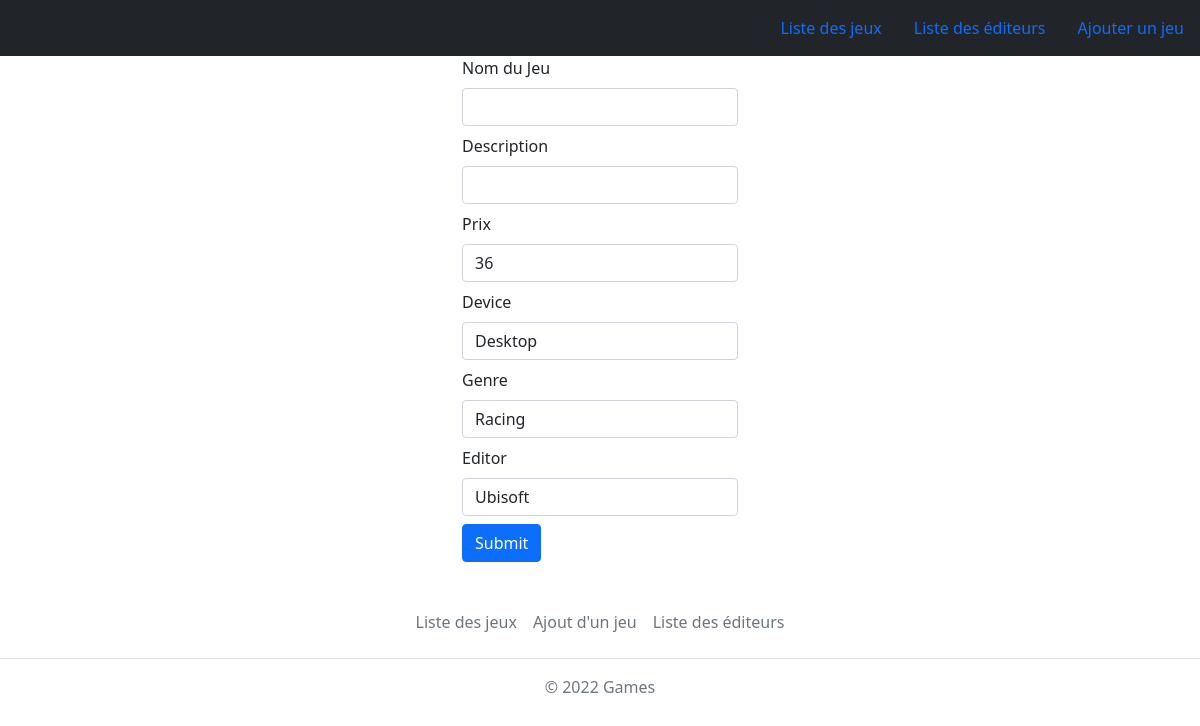
Page /update.php?id=1 on the committed database.
### tables this page shows
CREATE TABLE `games` (
  `id` int(11) NOT NULL,
  `name_game` varchar(50) NOT NULL,
  `description_game` text NOT NULL,
  `price` int(11) NOT NULL,
  `device` varchar(255) NOT NULL,
  `genre` varchar(255) NOT NULL,
  `editor` varchar(255) NOT NULL
);

### update.php (the view, shortened to what this page needs)
<?php
include('Config/db.php');
if (
    $_POST &&
    isset($_POST['name']) && $_POST['name'] !== '' &&
    isset($_POST['description']) && $_POST['description'] !== '' &&
    isset($_POST['price']) && $_POST['price'] !== '' && is_numeric($_POST['price']) &&
    isset($_POST['device']) && $_POST['device'] !== '' &&
    isset($_POST['genre']) && $_POST['genre'] !== '' &&
    isset($_POST['editor']) && $_POST['editor'] !== ''
) {
    $req = $db->prepare('UPDATE games SET name =:name, description = :description, price = :price, device = :device, genre = :genre, editor = :editor WHERE id='  . $_GET['id']);
    $req->execute([
        'name' => $_POST['name'],
        'description' => $_POST['description'],
        'price' => $_POST['price'],
        'device' => $_POST['device'],
        'genre' => $_POST['genre'],
        'editor' => $_POST['editor']
    ]);
    header('Location: index.php');
    exit;
} else {
    $response = $db->query('SELECT * FROM games WHERE id=' . $_GET['id']);
    $data = $response->fetch();
}
?>
<!DOCTYPE html>
<html lang="en">
<head>
    <link href="https://cdn.jsdelivr.net/npm/bootstrap@5.1.3/dist/css/bootstrap.min.css" rel="stylesheet">
</head>
<body>
    <?php include('Components/Header.php'); ?>
    <form class="container" style=" width: 25%;" method="POST">
        <div class="mb-2">
            <label class="form-label">Nom du Jeu</label>
            <input type="text" name="name" class="form-control" value="<?php echo $data['name']; ?>">
        </div>
        <div class=" mb-2">
            <label class="form-label">Description</label>
            <input type="text" name="description" class="form-control" value="<?php echo $data['description']; ?>">
        </div>
        <div class="mb-2">
            <label class="form-label">Prix</label>
            <input type="number" name="price" class="form-control" value="<?php echo $data['price']; ?>">
        </div>
        <div class="mb-2">
            <label class="form-label">Device</label>
            <input type="text" name="device" class="form-control" value="<?php echo $data['device']; ?>">
        </div>
        <div class="mb-2">
            <label class="form-label">Genre</label>
            <input type="text" name="genre" class="form-control" value="<?php echo $data['genre']; ?>">
        </div>
        <div class="mb-2">
            <label class="form-label">Editor</label>
            <input type="text" name="editor" class="form-control" value="<?php echo $data['editor']; ?>">
        </div>
        <button type="submit" class="btn btn-primary">Submit</button>
    </form>
    <?php include('Components/Footer.php'); ?>
</body>
</html>

### rows in the picture
games: price "36", device "Desktop", genre "Racing", editor "Ubisoft"
